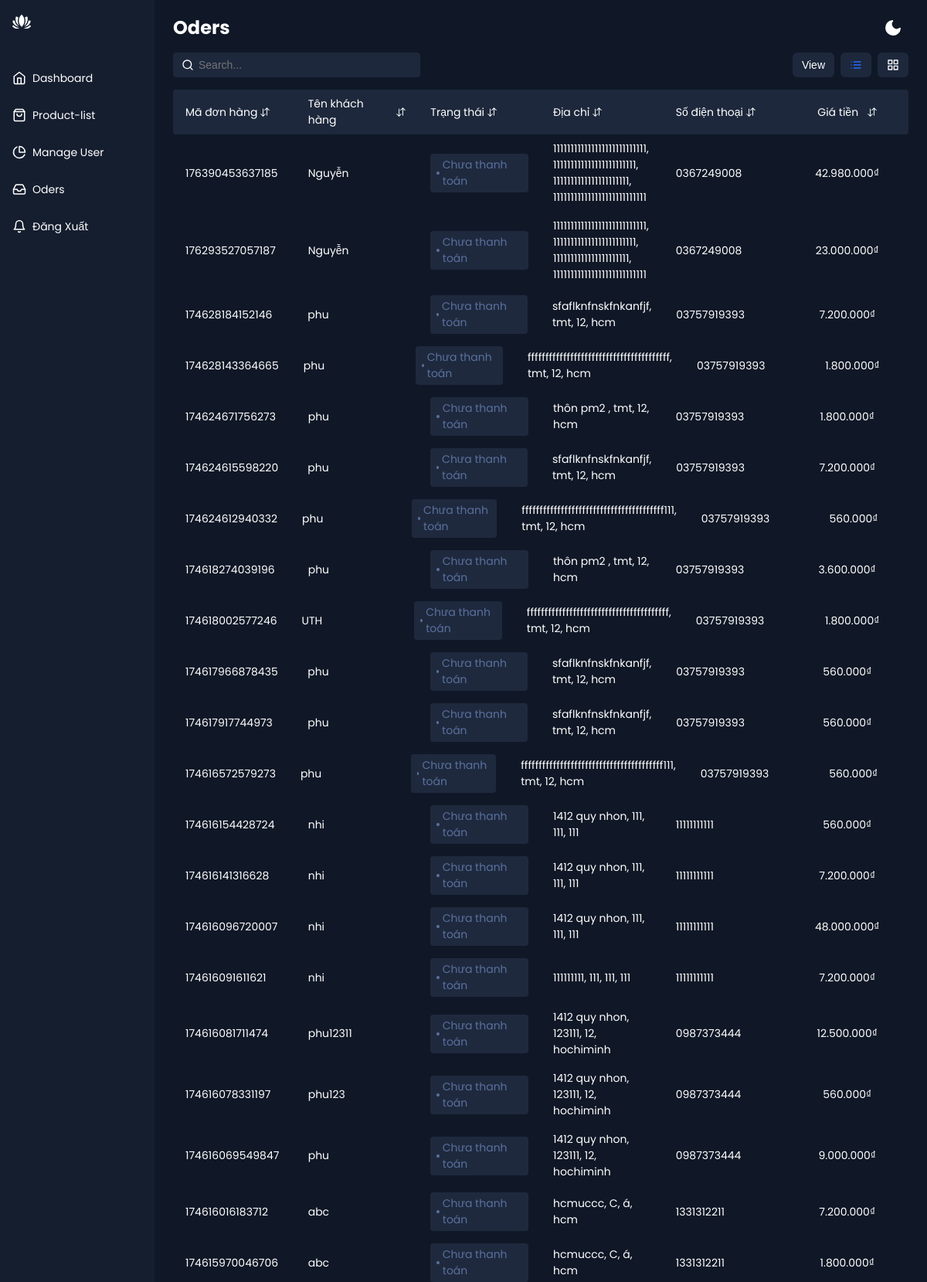
The app's page /?controller=orderManage&action=index (signed in, upper part) with its own data.
### tables this page shows
CREATE TABLE `orders` (
  `id` int(11) NOT NULL,
  `order_id` varchar(50) NOT NULL,
  `user_id` int(11) NOT NULL,
  `customer_name` varchar(255) NOT NULL,
  `phone` varchar(20) NOT NULL,
  `address` text NOT NULL,
  `ward` varchar(100) NOT NULL,
  `district` varchar(100) NOT NULL,
  `province` varchar(100) NOT NULL,
  `total_amount` decimal(15,2) NOT NULL,
  `payment_method` varchar(50) NOT NULL,
  `payment_status` varchar(50) NOT NULL DEFAULT 'pending',
  `order_status` varchar(50) NOT NULL DEFAULT 'pending',
  `created_at` timestamp NOT NULL DEFAULT current_timestamp()
);

### controllers/managements/OrderManageController.php (called while the page is built, shortened)
<?php
include_once('controllers/BaseController.php');
include_once('models/Order.php');
class OrderManageController extends BaseController
{
    public function __construct()
    {
        $this->folder = 'managements/order';
    }
    public function index(): void
    {
        $orderModel = new Order();
        $orders = $orderModel->getAll();
        $this->render('index', ['orders' => $orders], 'admin');
    }
}

### routes.php (called while the page is built, shortened)
<?php
    $controller = new $controllerName;
    $controller->$action();

### index.php (called while the page is built, shortened)
<?php
require_once('connection.php');
require_once('routes.php');

### connection.php (called while the page is built)
<?php
    class DB
    {
        private static $instance = NULL;
        private static $host = 'localhost';
        private static $dbname = 'dogiadung';
        private static $username = 'root';
        private static $password = '';
        public static function getInstance() {
            if (!isset(self::$instance)) {
                try {
                    self::$instance = new PDO(
                        "mysql:host=" . self::$host . ";dbname=" . self::$dbname,
                        self::$username,
                        self::$password );
                    self::$instance->exec("SET NAMES 'utf8'");
                } catch (PDOException $ex) {
                    die($ex->getMessage());
                }
            }
            return self::$instance;
        }
    }

### models/Order.php (called while the page is built, shortened)
<?php
class Order {
    private $db;
    public function __construct() {
        $this->db = DB::getInstance();
    }
    public function getAll() {
    $sql = "SELECT * FROM orders ORDER BY id DESC";
    $stmt = $this->db->prepare($sql);
    $stmt->execute();
    return $stmt->fetchAll(PDO::FETCH_ASSOC);
}
}
?>

### views/managements/order/index.php (the view, shortened to what this page needs)
<div class="app-content">
    <div class="app-content-header">
        <h1 class="app-content-headerText">Oders</h1>
        <button class="mode-switch" title="Switch Theme">
            <svg
                class="moon"
                fill="none"
                stroke="currentColor"
                stroke-linecap="round"
                stroke-linejoin="round"
                stroke-width="2"
                width="24"
                height="24"
                viewBox="0 0 24 24"
            >
                <defs></defs>
                <path d="M21 12.79A9 9 0 1111.21 3 7 7 0 0021 12.79z"></path>
            </svg>
        </button>
    </div>
    <div class="app-content-actions">
        <input class="search-bar" placeholder="Search..." type="text" />
        <div class="app-content-actions-wrapper">
            <div class="filter-button-wrapper">
                <button class="action-button filter jsFilter">View<u></u></button>
            </div>
            <button class="action-button list active" title="List View">
            </button>
            <button class="action-button grid" title="Grid View">
            </button>
        </div>
    </div>
    <div class="products-area-wrapper tableView">
        <div class="products-header">
            <div class="product-cell image">
                Mã đơn hàng
                <button class="sort-button">
                </button>
            </div>
            <div class="product-cell category">
                Tên khách hàng<button class="sort-button">
                </button>
            </div>
            <div class="product-cell status-cell">
                Trạng thái<button class="sort-button">
                </button>
            </div>
            <div class="product-cell sales">
                Địa chỉ<button class="sort-button">
                </button>
            </div>
            <div class="product-cell stock">
                Số điện thoại<button class="sort-button">
                </button>
            </div>
            <div class="product-cell price">
                Giá tiền<button class="sort-button">
                </button>
            </div>
        </div>
        <?php foreach ($orders as $order): ?>
    <div class="products-row">
        <div class="product-cell image">
            <span><?= htmlspecialchars($order['order_id']) ?></span>
        </div>
        <div class="product-cell category">
            <span class="cell-label">Tên khách hàng:</span> <?= htmlspecialchars($order['customer_name']) ?>
        </div>
        <div class="product-cell status-cell">
            <span class="status <?= $order['payment_status'] === 'paid' ? 'active' : 'disabled' ?>">
                <?= htmlspecialchars($order['payment_status'] === 'paid' ? 'Đã thanh toán' : 'Chưa thanh toán') ?>
            </span>
        </div>
        <div class="product-cell sales">
            <?= htmlspecialchars($order['address'] . ', ' . $order['ward'] . ', ' . $order['district'] . ', ' . $order['province']) ?>
        </div>
        <div class="product-cell stock">
            <span class="cell-label">Số điện thoại</span> <?= htmlspecialchars($order['phone']) ?>
        </div>
        <div class="product-cell price">
            <span class="cell-label">Giá tiền</span> <?= number_format($order['total_amount'], 0, ',', '.') ?>₫
        </div>
    </div>
    <?php endforeach; ?>
    </div>
</div>
</div>

### controllers/BaseController.php (shortened to what this page needs)
<?php
class BaseController
{
    protected $folder;
    function render($file, $data = array(), $layout = 'main')
    {
        $view_file = 'views/' . $this->folder . '/' . $file . '.php';
        if (is_file($view_file)) {
            extract($data);
            require_once($view_file);
            $content = ob_get_clean();
            require_once('views/layouts/' . $layout . '.php');
        } else {
            header('Location: index.php?controller=home&action=error');
        }
    }
}
?>

### views/layouts/admin.php (shortened to what this page needs)
<!DOCTYPE html>
<html lang="en">
<head>
    <link
            rel="stylesheet"
            href="https://cdnjs.cloudflare.com/ajax/libs/normalize/5.0.0/normalize.min.css"
    />
    <link rel="stylesheet" href="./assets/css/style.css" />
</head>
<body>
<div class="app-container">
    <div class="sidebar">
        <div class="sidebar-header">
            <div class="app-icon">
            </div>
        </div>
        <ul class="sidebar-list">
            <li class="sidebar-list-item">
                <a href="?controller=dashboard&action=index">
                    <svg
                            xmlns="http://www.w3.org/2000/svg"
                            width="18"
                            height="18"
                            viewBox="0 0 24 24"
                            fill="none"
                            stroke="currentColor"
                            stroke-width="2"
                            stroke-linecap="round"
                            stroke-linejoin="round"
                            class="feather feather-home"
                    >
                        <path d="M3 9l9-7 9 7v11a2 2 0 0 1-2 2H5a2 2 0 0 1-2-2z" />
                        <polyline points="9 22 9 12 15 12 15 22" />
                    </svg>
                    <span>Dashboard</span>
                </a>
            </li>
            <li class="sidebar-list-item">
                <a href="?controller=productManage&action=index">
                    <span>Product-list</span>
                </a>
            </li>
            <li class="sidebar-list-item ">
                <a href="?controller=userManage&action=index">
                    <svg
                            xmlns="http://www.w3.org/2000/svg"
                            width="18"
                            height="18"
                            viewBox="0 0 24 24"
                            fill="none"
                            stroke="currentColor"
                            stroke-width="2"
                            stroke-linecap="round"
                            stroke-linejoin="round"
                            class="feather feather-pie-chart"
                    >
                        <path d="M21.21 15.89A10 10 0 1 1 8 2.83" />
                        <path d="M22 12A10 10 0 0 0 12 2v10z" />
                    </svg>
                    <span>Manage User</span>
                </a>
            </li>
            <li class="sidebar-list-item">
                <a href="?controller=orderManage&action=index">
                    <span>Oders</span>
                </a>
            </li>
            <li class="sidebar-list-item">
                <a href="?controller=dashboard&action=logout">
                    <svg
                            xmlns="http://www.w3.org/2000/svg"
                            width="18"
                            height="18"
                            viewBox="0 0 24 24"
                            fill="none"
                            stroke="currentColor"
                            stroke-width="2"
                            stroke-linecap="round"
                            stroke-linejoin="round"
                            class="feather feather-bell"
                    >
                        <path d="M18 8A6 6 0 0 0 6 8c0 7-3 9-3 9h18s-3-2-3-9" />
                        <path d="M13.73 21a2 2 0 0 1-3.46 0" />
                    </svg>
                    <span>Đăng Xuất</span>
                </a>
            </li>
        </ul>
    </div>
    <?= @$content ?>
</body>
</html>

### records on screen
orders: order "176390453637185", customer_name "Nguyễn", payment_status "Chưa thanh toán", address+ward+district "111111111111111111111111111, 111111111111111111111111, 1111111111111111111111, 111111111111111111111111111", phone "0367249008", total_amount "42.980.000"
orders: order "176293527057187", customer_name "Nguyễn", payment_status "Chưa thanh toán", address+ward+district "111111111111111111111111111, 111111111111111111111111, 1111111111111111111111, 111111111111111111111111111", phone "0367249008", total_amount "23.000.000"
orders: order "174628184152146", customer_name "phu", payment_status "Chưa thanh toán", address+ward+district "sfaflknfnskfnkanfjf, tmt, 12, hcm", phone "03757919393", total_amount "7.200.000"
orders: order "174628143364665", customer_name "phu", payment_status "Chưa thanh toán", address+ward+district "ffffffffffffffffffffffffffffffffffffffff, tmt, 12, hcm", phone "03757919393", total_amount "1.800.000"
orders: order "174624671756273", customer_name "phu", payment_status "Chưa thanh toán", address+ward+district "thôn pm2 , tmt, 12, hcm", phone "03757919393", total_amount "1.800.000"
orders: order "174624615598220", customer_name "phu", payment_status "Chưa thanh toán", address+ward+district "sfaflknfnskfnkanfjf, tmt, 12, hcm", phone "03757919393", total_amount "7.200.000"
orders: order "174624612940332", customer_name "phu", payment_status "Chưa thanh toán", address+ward+district "ffffffffffffffffffffffffffffffffffffffff111, tmt, 12, hcm", phone "03757919393", total_amount "560.000"
orders: order "174618274039196", customer_name "phu", payment_status "Chưa thanh toán", address+ward+district "thôn pm2 , tmt, 12, hcm", phone "03757919393", total_amount "3.600.000"
orders: order "174618002577246", customer_name "UTH", payment_status "Chưa thanh toán", address+ward+district "ffffffffffffffffffffffffffffffffffffffff, tmt, 12, hcm", phone "03757919393", total_amount "1.800.000"
orders: order "174617966878435", customer_name "phu", payment_status "Chưa thanh toán", address+ward+district "sfaflknfnskfnkanfjf, tmt, 12, hcm", phone "03757919393", total_amount "560.000"
orders: order "174617917744973", customer_name "phu", payment_status "Chưa thanh toán", address+ward+district "sfaflknfnskfnkanfjf, tmt, 12, hcm", phone "03757919393", total_amount "560.000"
orders: order "174616572579273", customer_name "phu", payment_status "Chưa thanh toán", address+ward+district "ffffffffffffffffffffffffffffffffffffffff111, tmt, 12, hcm", phone "03757919393", total_amount "560.000"
orders: order "174616154428724", customer_name "nhi", payment_status "Chưa thanh toán", address+ward+district "1412 quy nhon, 111, 111, 111", phone "11111111111", total_amount "560.000"
orders: order "174616141316628", customer_name "nhi", payment_status "Chưa thanh toán", address+ward+district "1412 quy nhon, 111, 111, 111", phone "11111111111", total_amount "7.200.000"
orders: order "174616096720007", customer_name "nhi", payment_status "Chưa thanh toán", address+ward+district "1412 quy nhon, 111, 111, 111", phone "11111111111", total_amount "48.000.000"
orders: order "174616091611621", customer_name "nhi", payment_status "Chưa thanh toán", address+ward+district "111111111, 111, 111, 111", phone "11111111111", total_amount "7.200.000"
orders: order "174616081711474", customer_name "phu12311", payment_status "Chưa thanh toán", address+ward+district "1412 quy nhon, 123111, 12, hochiminh", phone "0987373444", total_amount "12.500.000"
orders: order "174616078331197", customer_name "phu123", payment_status "Chưa thanh toán", address+ward+district "1412 quy nhon, 123111, 12, hochiminh", phone "0987373444", total_amount "560.000"
orders: order "174616069549847", customer_name "phu", payment_status "Chưa thanh toán", address+ward+district "1412 quy nhon, 123111, 12, hochiminh", phone "0987373444", total_amount "9.000.000"
orders: order "174616016183712", customer_name "abc", payment_status "Chưa thanh toán", address+ward+district "hcmuccc, C, á, hcm", phone "1331312211", total_amount "7.200.000"
orders: order "174615970046706", customer_name "abc", payment_status "Chưa thanh toán", address+ward+district "hcmuccc, C, á, hcm", phone "1331312211", total_amount "1.800.000"
